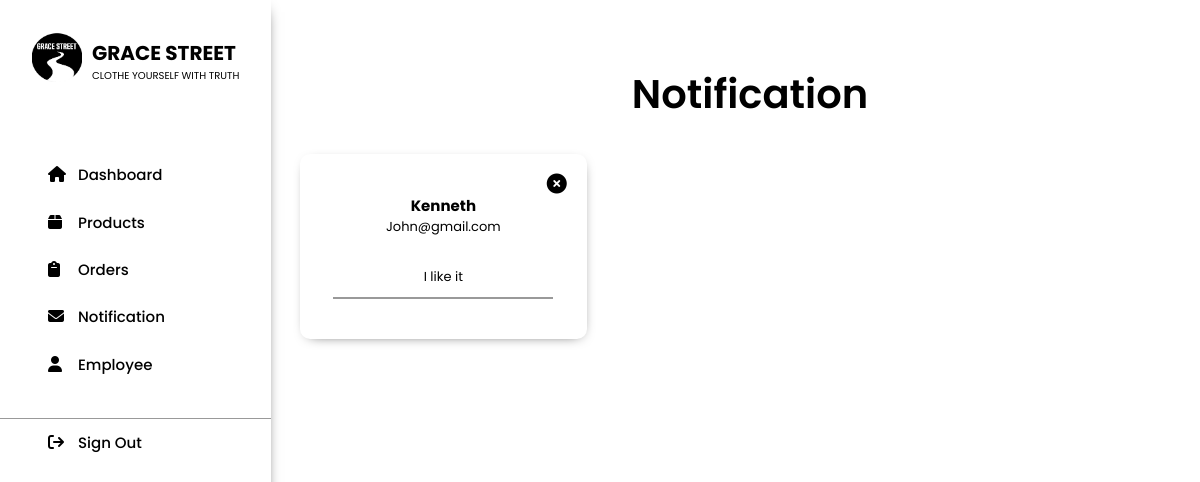
The page /admin/notification.php on the database as committed earlier.
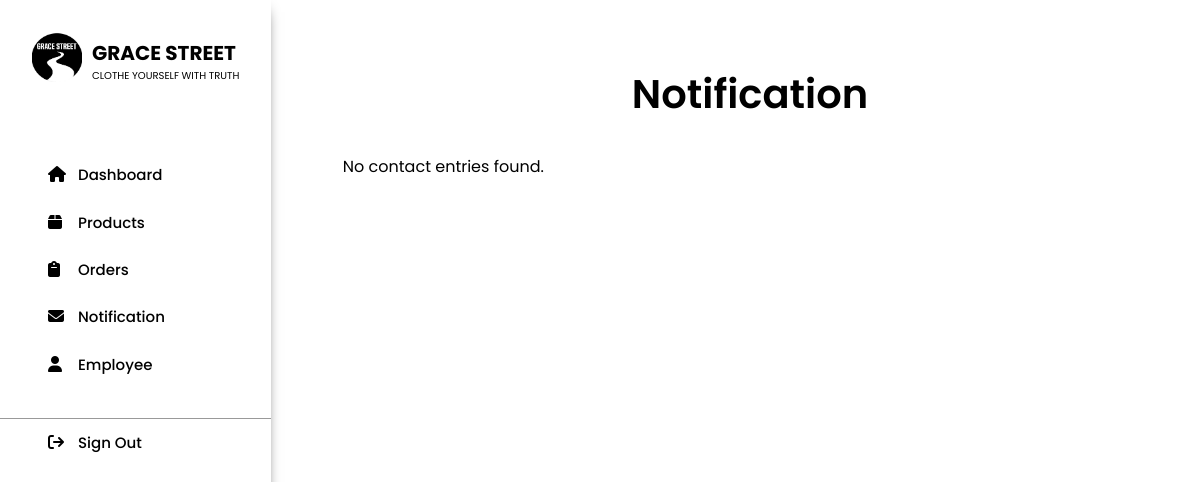
The same page on the database as committed later.
### tables this page shows
CREATE TABLE `contact` (
  `id` int(11) NOT NULL,
  `name` varchar(20) NOT NULL,
  `email` varchar(50) NOT NULL,
  `number` bigint(20) UNSIGNED NOT NULL,
  `message` text NOT NULL,
  `created_at` timestamp NOT NULL DEFAULT current_timestamp()
);

### admin/notification.php (the view, shortened to what this page needs)
<?php
    include('../components/connect.php');
    $sql = "SELECT id, name, email, number, message FROM contact";
    $result = mysqli_query($con, $sql);
?>
<!DOCTYPE html>
<html lang="en">
<head>
    <link rel="stylesheet" href="styles/index.css">
    <link rel="stylesheet" href="https://cdnjs.cloudflare.com/ajax/libs/font-awesome/6.5.2/css/all.min.css" />
</head>
<body>
<?php include '../admin/dashboard_header.php'; ?>
   <section class="main_orders_container">
        <div class="main_container">
            <h1 class="main_title">Notification</h1>
            <div class="mains_products_box">
                <div class="notif_products_table">
<?php
    if(mysqli_num_rows($result) > 0) {
        while($row = mysqli_fetch_assoc($result)) {
?>
                    <div class="notif-box">
                        <i class="fa-solid fa-circle-xmark notif-mark" data-contact-id="<?php echo $row['id']; ?>"></i>
                        <div class="notif-info">
                            <h1><?php echo $row['name']; ?></h1>
                            <p><?php echo $row['email']; ?></p>
                        </div>
                        <div class="notif-message">
                            <p><?php echo $row['message']; ?></p>
                        </div>
                    </div>
<?php
        }
    } else {
        echo "<p>No contact entries found.</p>";
    }
?>
                </div>
            </div>
        </div>
   </section>
</body>
</html>

Rows that differ between the two databases and show on the page:
removed contact: name "Kenneth", email "John@gmail.com", message "I like it"
Other text that changed with them:
text now shown: "No contact entries found."
